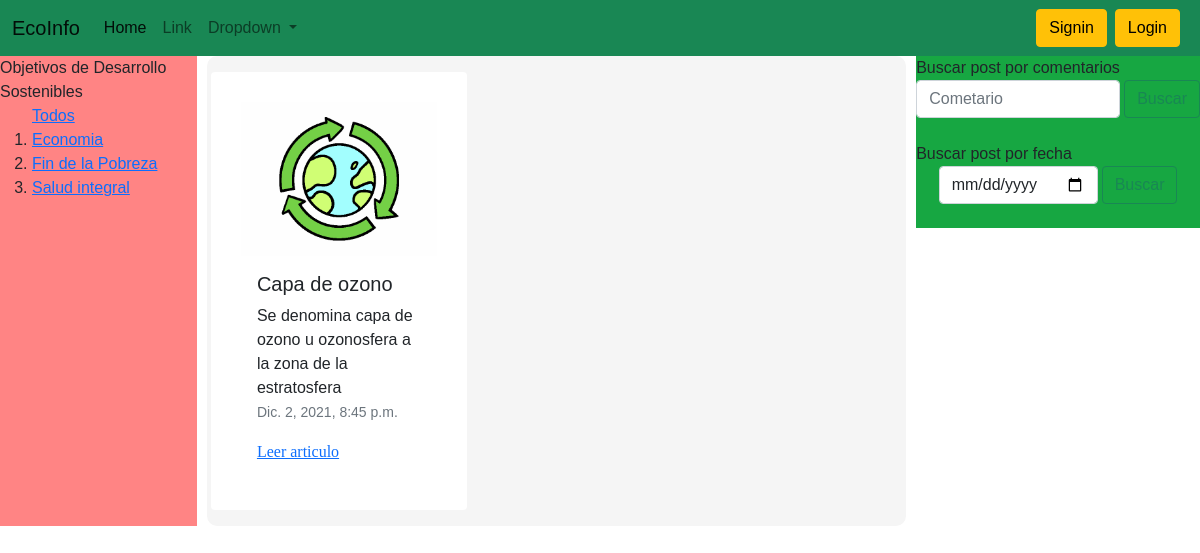
The page / on the database its author committed.
### feed/models.py (models this page shows, shortened)
class post(models.Model):
    posteador = models.ForeignKey(usuario, on_delete=models.CASCADE, null=True)
    titulo = models.CharField(max_length=100)
    contenido = models.TextField()
    pre_contenido = models.TextField()
    categoria = models.ForeignKey(categoria, on_delete=models.CASCADE,  default=1, null=False)
    creado_en = models.DateTimeField(auto_now_add=True)
    actualizado_en = models.DateTimeField(auto_now=True)
    me_gusta = models.IntegerField(default=0)
    no_megusta = models.IntegerField(default=0)
    imagen = models.FileField(upload_to='imagenes_posts', default='post_default.jpg')
    visitas = models.IntegerField(default=0)

class categoria(models.Model):
    name = models.CharField(max_length=50)

### feed/views.py (the view)
# urls.py: path('', include('feed.urls')),
def feed(request):
    posteos = post.objects.all().order_by('creado_en').reverse()
    categorias = categoria.objects.all()
    return render(request,"feed.html",{'posteos':posteos,'categorias':categorias})

### feed/templates/feed.html (shortened to what this page needs)
{% extends "base.html" %}
{% block content %}
<div class="wrapper">
    <div class="posts ">
        <section class="main-section row">
    {% if posteos %}
    {% for post in posteos %}
        <div class="card" style="width: 16rem;  border: 5px; margin: 6px; height: auto;"  >
            <img src="{{post.imagen.url}}" class="card-img-top"   >
            <div class="card-body" >
                <h5 class="card-title"  > {{ post.titulo }}</h5>
                <div class="card-text" style="width: auto; height: 6rem;" >
                   <p>{{ post.pre_contenido }}</p>
                </div>
                <p class="card-text"><small class="text-muted">{{ post.creado_en }}</small></p>
                <a href="{% url 'leer_posteo' id=post.id %}" style="text-align: left; font-family: Verdana;" >Leer articulo</a>
                <br>
            </div>
        </div>
    {% endfor %}
    {% else %}
        <h2 style="text-align: center;">No hay posts con esa categoría</h2>
    {% endif %}
    </section>
    </div>
    <div class="lista">Objetivos de Desarrollo Sostenibles
      <br>
      <ol>
        <a href="{% url 'feed' %}" >Todos </a>
        <br>
        {% for categoria in categorias %}
        <li><a href= "{% url 'buscar_por_catetoria' id=categoria.id %}"  >{{categoria.name}} </a></li>
        {% endfor %}
      </ol>
    </div>
    <div class="otras_cosas">
      Buscar post por comentarios
      <br>
      <form class=" d-flex justify-content-center ">
        <input class="form-control me-1" type="search" placeholder="Cometario" aria-label="Search" style="width: auto;">
        <button class="btn btn-outline-success" type="submit">Buscar</button>
      </form>
      <br>
      Buscar post por fecha
      <br>
      <form class=" d-flex justify-content-center ">
        <input class="form-control me-1" type="date"  style="width: auto;">
        <button class="btn btn-outline-success" type="submit">Buscar</button>
      </form>
      <br>
    </div>
  </div>
{% endblock %}

### feed/templates/base.html (shortened to what this page needs)
{% load static %}
<!DOCTYPE html>
<html lang="en">
  <head>
    <link href="https://cdn.jsdelivr.net/npm/bootstrap@5.1.3/dist/css/bootstrap.min.css" rel="stylesheet">
    <link rel="stylesheet" type="text/css" href="{% static 'css/estilos.css' %}">
</head>
<body>
    <nav class="navbar navbar-expand-lg navbar-light bg-success">
        <div class="container-fluid">
          <a class="navbar-brand" href="{% url 'feed'%}">EcoInfo</a>
          <div class="collapse navbar-collapse" id="navbarSupportedContent">
            <ul class="navbar-nav me-auto mb-2 mb-lg-0">
              <li class="nav-item">
                <a class="nav-link active" aria-current="page" href="#">Home</a>
              </li>
              <li class="nav-item">
                <a class="nav-link" href="#">Link</a>
              </li>
              <li class="nav-item dropdown">
                <a class="nav-link dropdown-toggle" href="#" id="navbarDropdown" role="button" data-bs-toggle="dropdown" aria-expanded="false">
                  Dropdown
                </a>
              </li>
            </ul>
            {% if user.is_authenticated %}
            <ul class="navbar-nav ml-auto">
              <li class="nav-item dropdown">
                <a class="nav-link dropdown-toggle" href="#" id="navbarDropdown" role="button" data-bs-toggle="dropdown" aria-expanded="false">
                  {{ user.username }}
                </a>
                <ul class="dropdown-menu" aria-labelledby="navbarDropdown">
                  <li><a class="dropdown-item" href="{% url 'perfil_usuario'%}">Perfil</a></li>
                  <li><a class="dropdown-item" href="{% url 'logout'%}">Cerrar Sesión</a></li>
                </ul>
              </li>
              {% else %}
            <form class="d-flex ">
              <a href="{% url 'registrarse' %}" class="btn btn-warning me-2" >Signin</a>
              <a href="{% url 'acceder' %}" class="btn btn-warning me-2" >Login</a>
            </form>
            {% endif %}
          </div>
        </div>
      </nav>
    {% block content %}{% endblock %}
</body>
</html>

### feed/static/css/estilos.css (style rules this page uses)
.wrapper { display: grid; grid-template-columns: 2fr 6fr 1fr; grid-gap: 10px; grid-auto-rows: minmax(auto, auto); grid-auto-columns: minmax(auto, auto); }
.posts { background-color: rgb(245, 245, 245); grid-column: 2 / 4; grid-row: 1 / 5; padding: 10px; grid-template-rows: auto; border-radius: 10px; }
.lista { background-color: rgb(255, 132, 132); grid-column: 1; grid-row: 1 / 5; }
.otras_cosas { background-color: rgb(23, 167, 66); grid-column: 4/4; grid-row: 1; }
.row > div { padding: 30px; }
html, body { height: 100%; margin: 0; font-family: Helvetica; width: 100%; }
.main-section { display: flex; flex-direction: column; flex-direction: row; flex-wrap: wrap; }

### rows shown on the page
post: imagen (placeholder picture), titulo "Capa de ozono", pre_contenido "Se denomina capa de ozono u ozonosfera a la zona de la estratosfera", creado_en "Dic. 2, 2021, 8:45 p.m."
categoria: name "Economia"
categoria: name "Fin de la Pobreza"
categoria: name "Salud integral"
